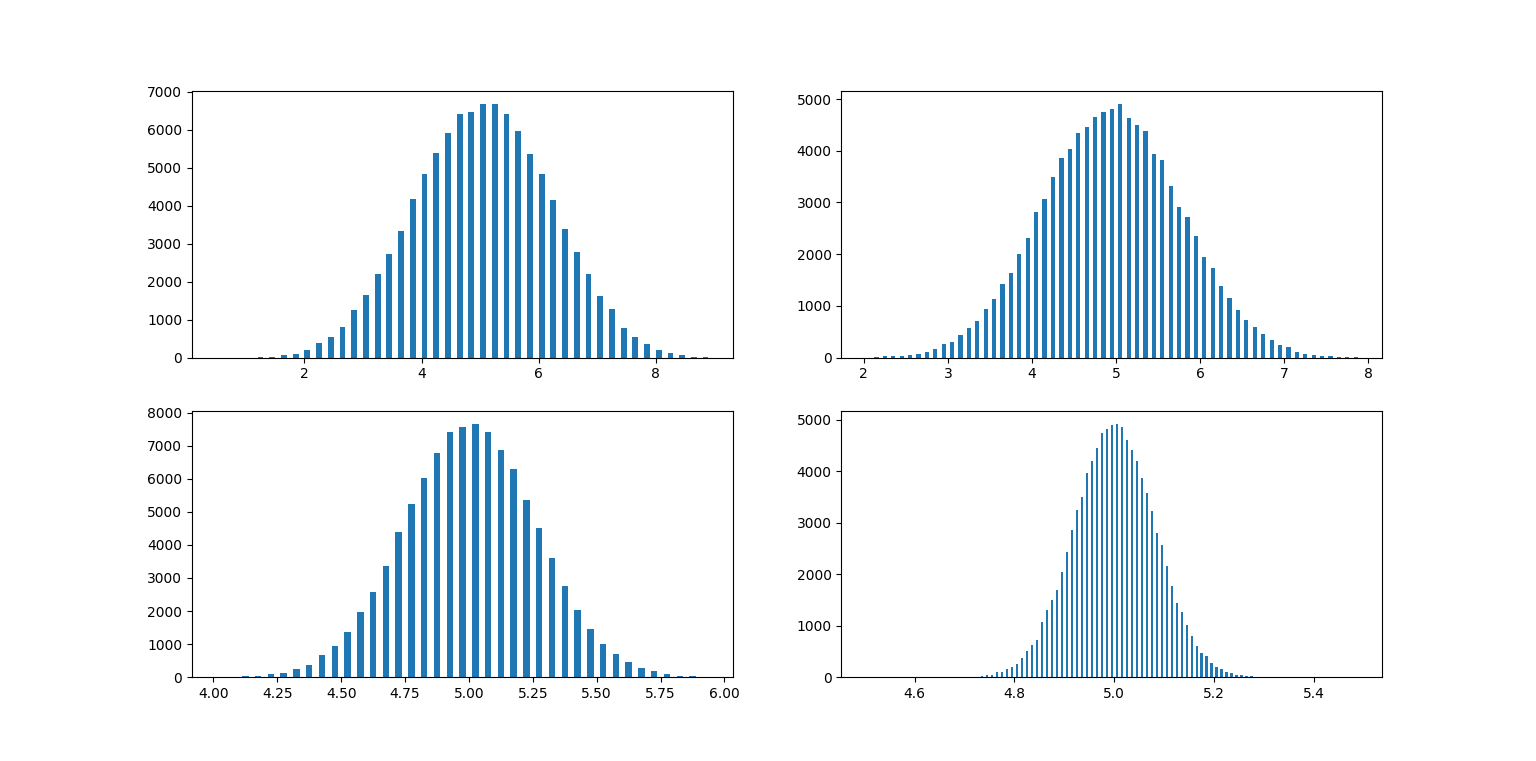

Here is the Python script that generated this plot:
import numpy as np
import matplotlib.pyplot as plt

numbers = np.array([5, 10, 100, 1000])
sample_number = 100000  # numbers of each data
result = np.zeros(shape=(sample_number, len(numbers)))


for i in range(0, len(numbers)):
    N = numbers[i]
    rand_array = np.random.randint(1, 10, size=N*sample_number)
    rand_array = rand_array.reshape(sample_number, N)
    for j in range(N):
        result[:, i] = result[:, i] + rand_array[:, j]
    result[:, i] = result[:, i]/N

fig, ((pic1, pic2), (pic3, pic4)) = plt.subplots(2, 2, figsize=(10, 10))
pic1.hist(result[:, 0], bins=np.arange(.5, 9, .1), rwidth=5)
pic2.hist(result[:, 1], bins=np.arange(2, 8, .1), rwidth=0.5)
pic3.hist(result[:, 2], bins=np.arange(4, 6, .05), rwidth=0.5)
pic4.hist(result[:, 3], bins=np.arange(4.5, 5.5, .01), rwidth=0.5)

plt.show()
